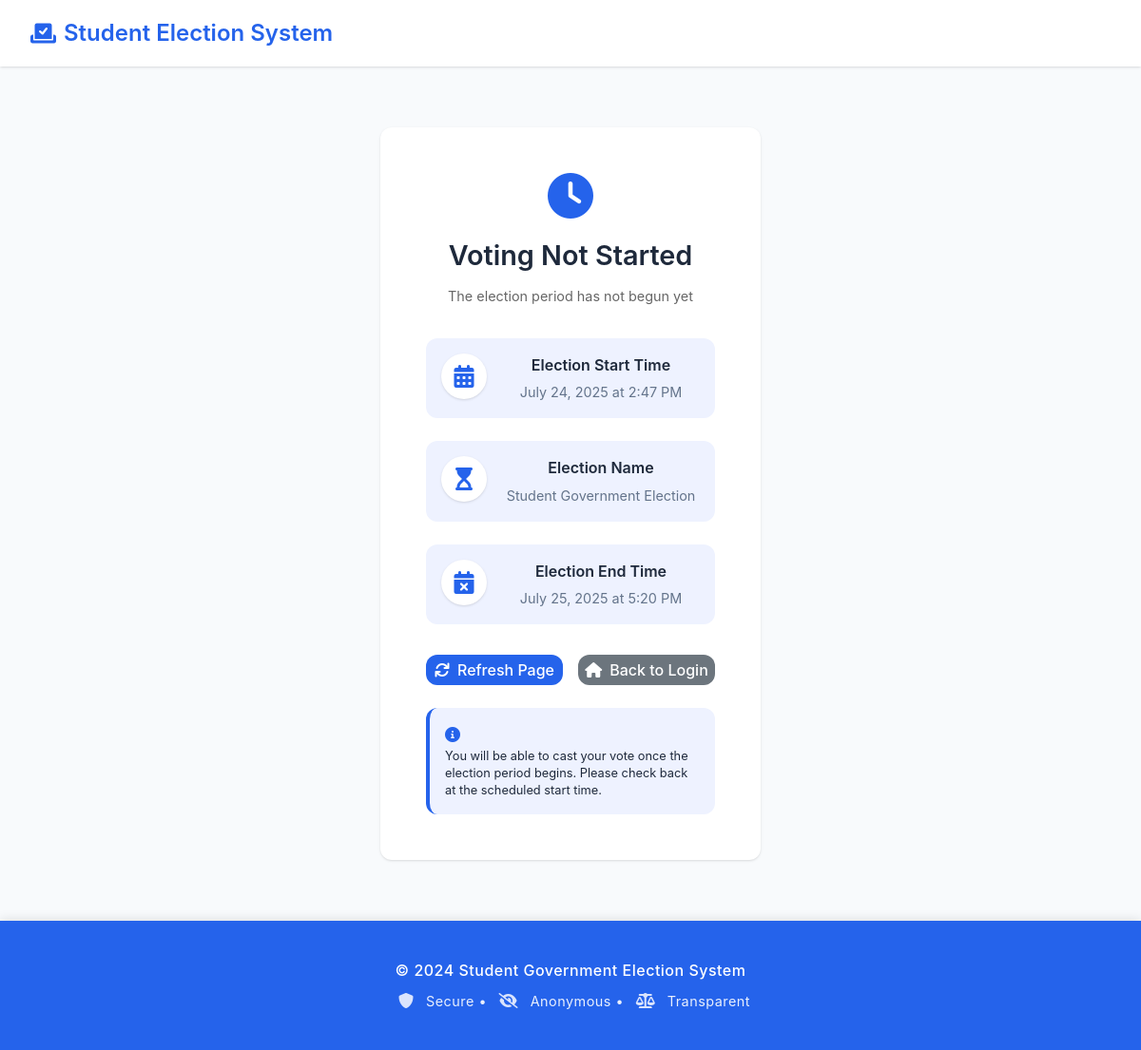
Before: /voting-not-started/ with the older database file.
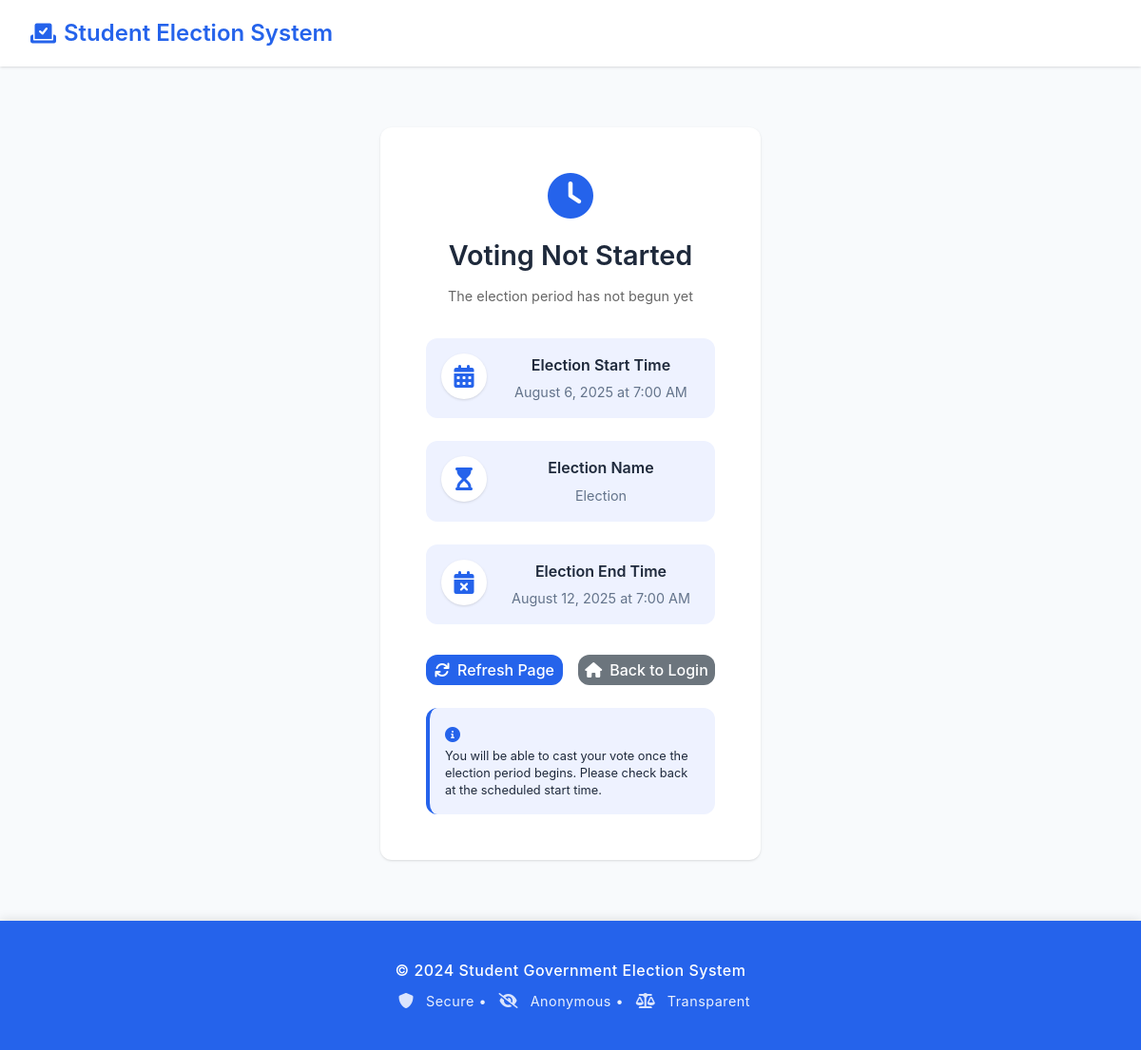
After: the same page with the newer database file.
### Admin/models.py (models this page shows, shortened)
class ElectionSettings(models.Model):
    name = models.CharField(max_length=200, default="Student Government Election")
    is_active = models.BooleanField(default=True)
    voting_start = models.DateTimeField(null=True, blank=True)
    voting_end = models.DateTimeField(null=True, blank=True)
    results_published = models.BooleanField(default=False)
    created_at = models.DateTimeField(auto_now_add=True)
    updated_at = models.DateTimeField(auto_now=True)
    class Meta:
        verbose_name = "Election Settings"
        verbose_name_plural = "Election Settings"
    @classmethod
    def get_current(cls):
        return cls.objects.filter(is_active=True).first()

### Voters/views.py (the view)
# urls.py: path('voting-not-started/', views.voting_not_started_view, name='voting_not_started'),
def voting_not_started_view(request):
    election_settings = ElectionSettings.get_current()
    return render(request, 'voters/voting_not_started.html', {'election_settings': election_settings})

### templates/voters/voting_not_started.html (shortened to what this page needs)
{% extends 'base.html' %}
{% block content %}
<div class="auth-container">
    <div class="auth-card">
        <div class="auth-header">
            <i class="fas fa-clock auth-icon"></i>
            <h2>Voting Not Started</h2>
            <p>The election period has not begun yet</p>
        </div>
        <div class="election-info">
            <div class="info-item">
                <i class="fas fa-calendar-alt"></i>
                <div class="info-content">
                    <h3>Election Start Time</h3>
                    <p>{{ election_settings.voting_start|date:"F j, Y" }} at {{ election_settings.voting_start|time:"g:i A" }}</p>
                </div>
            </div>
            <div class="info-item">
                <i class="fas fa-hourglass-start"></i>
                <div class="info-content">
                    <h3>Election Name</h3>
                    <p>{{ election_settings.name }}</p>
                </div>
            </div>
            {% if election_settings.voting_end %}
            <div class="info-item">
                <i class="fas fa-calendar-times"></i>
                <div class="info-content">
                    <h3>Election End Time</h3>
                    <p>{{ election_settings.voting_end|date:"F j, Y" }} at {{ election_settings.voting_end|time:"g:i A" }}</p>
                </div>
            </div>
            {% endif %}
        </div>
        <div class="action-buttons">
            <a href="{% url 'dashboard' %}" class="btn btn-primary">
                <i class="fas fa-sync"></i> Refresh Page
            </a>
            <a href="{% url 'login' %}" class="btn btn-secondary">
                <i class="fas fa-home"></i> Back to Login
            </a>
        </div>
        <div class="security-notice">
            <i class="fas fa-info-circle"></i>
            <p>You will be able to cast your vote once the election period begins. Please check back at the scheduled start time.</p>
        </div>
    </div>
</div>
{% endblock %}

### templates/base.html (shortened to what this page needs)
<!DOCTYPE html>
<html lang="en">
<head>
    {% load static %}
    <link rel="stylesheet" href="{% static 'css/style.css' %}">
    <link href="https://cdnjs.cloudflare.com/ajax/libs/font-awesome/6.0.0/css/all.min.css" rel="stylesheet">
</head>
<body>
    <nav class="navbar">
        <div class="nav-container">
            <div class="nav-brand">
                <i class="fas fa-vote-yea nav-icon"></i>
                <h1 class="nav-title">Student Election System</h1>
            </div>
        </div>
    </nav>
    <main class="main-content">
        {% block content %}
        {% endblock %}
    </main>
    <footer class="footer">
        <div class="footer-content">
            <p>&copy; 2024 Student Government Election System</p>
            <p><i class="fas fa-shield-alt"></i> Secure • <i class="fas fa-eye-slash"></i> Anonymous • <i class="fas fa-balance-scale"></i> Transparent</p>
        </div>
    </footer>
</body>
</html>

### static/css/style.css (style rules this page uses)
* { margin: 0; padding: 0; box-sizing: border-box; }
body { font-family: 'Inter', "Segoe UI", -apple-system, BlinkMacSystemFont, sans-serif; background-color: var(--background-color); color: var(--text-color); line-height: 1.6; min-height: 100vh; display: flex; flex-direction: column; }
.navbar { background-color: var(--white); box-shadow: var(--shadow); padding: 1rem 0; position: sticky; top: 0; z-index: 1000; }
.nav-container { max-width: 1200px; margin: 0 auto; padding: 0 2rem; display: flex; justify-content: space-between; align-items: center; }
.nav-brand { display: flex; align-items: center; gap: 0.5rem; }
.nav-icon { color: var(--primary-color); font-size: 1.5rem; }
.nav-title { color: var(--primary-color); font-size: 1.5rem; font-weight: 600; margin: 0; }
.main-content { flex: 1; max-width: 1200px; margin: 0 auto; padding: 2rem; width: 100%; }
.auth-container { display: flex; justify-content: center; align-items: center; min-height: 70vh; padding: 2rem 0; }
.auth-card { background-color: var(--white); padding: 3rem; border-radius: var(--border-radius); box-shadow: var(--shadow); width: 100%; max-width: 400px; text-align: center; transition: var(--transition); }
.auth-header { margin-bottom: 2rem; }
.auth-icon { font-size: 3rem; color: var(--primary-color); margin-bottom: 1rem; display: block; }
.auth-header h2 { color: var(--text-color); font-size: 1.8rem; font-weight: 600; margin-bottom: 0.5rem; }
.auth-header p { color: #666; font-size: 0.9rem; }
.btn { display: inline-flex; align-items: center; justify-content: center; gap: 0.5rem; padding: 0.75rem 1.5rem; border: none; border-radius: var(--border-radius); font-size: 1rem; font-weight: 500; text-decoration: none; cursor: pointer; transition: var(--transition); text-align: center; }
.btn-primary { background-color: var(--primary-color); color: var(--white); }
.btn-secondary { background-color: #6c757d; color: var(--white); }
.security-notice { margin-top: 1.5rem; padding: 1rem; background-color: var(--accent-color); border-radius: var(--border-radius); border-left: 4px solid var(--primary-color); text-align: left; }
.security-notice i { color: var(--primary-color); margin-right: 0.5rem; }
.security-notice p { font-size: 0.8rem; color: var(--text-color); margin: 0; line-height: 1.4; }
.action-buttons { display: flex; gap: 0.5rem; justify-content: center; }
.action-buttons .btn { width: 32px; height: 32px; padding: 0; display: flex; align-items: center; justify-content: center; border-radius: var(--border-radius); transition: var(--transition); }
.footer { background-color: var(--primary-color); color: var(--white); padding: 2rem 0; margin-top: auto; width: 100%; position: relative; box-shadow: 0 -2px 10px rgba(0, 0, 0, 0.1); }
.footer-content { max-width: 1200px; margin: 0 auto; padding: 0 2rem; text-align: center; }
.footer-content p { margin: 0.5rem 0; font-size: 0.9rem; letter-spacing: 0.5px; opacity: 0.9; }
.footer-content p:first-child { font-weight: 500; font-size: 1rem; opacity: 1; }
.footer-content i { color: var(--accent-color); margin: 0 0.5rem; font-size: 1rem; transition: var(--transition); }

### templates/voters/voting_not_started.html (style rules this page uses)
.election-info { margin: 2rem 0; display: flex; flex-direction: column; gap: 1.5rem; }
.info-item { display: flex; align-items: flex-start; gap: 1rem; padding: 1rem; background: var(--accent-color); border-radius: var(--border-radius); transition: var(--transition); }
.info-item i { font-size: 1.5rem; color: var(--primary-color); background: var(--white); width: 48px; height: 48px; border-radius: 50%; display: flex; align-items: center; justify-content: center; box-shadow: var(--shadow); }
.info-content { flex: 1; }
.info-content h3 { font-size: 1rem; font-weight: 600; color: var(--text-color); margin: 0 0 0.25rem 0; }
.info-content p { font-size: 0.9rem; color: var(--text-light); margin: 0; }
.action-buttons { display: flex; gap: 1rem; margin-top: 2rem; }
.action-buttons .btn { flex: 1; justify-content: center; }

Changed rows visible on the page:
no longer on this page (row edited): ElectionSettings: voting_start "July 24, 2025", voting_start "2:47 PM", name "Student Government Election", voting_end "July 25, 2025", voting_end "5:20 PM"
added ElectionSettings: voting_start "August 6, 2025", voting_start "7:00 AM", name "Election", voting_end "August 12, 2025", voting_end "7:00 AM"
